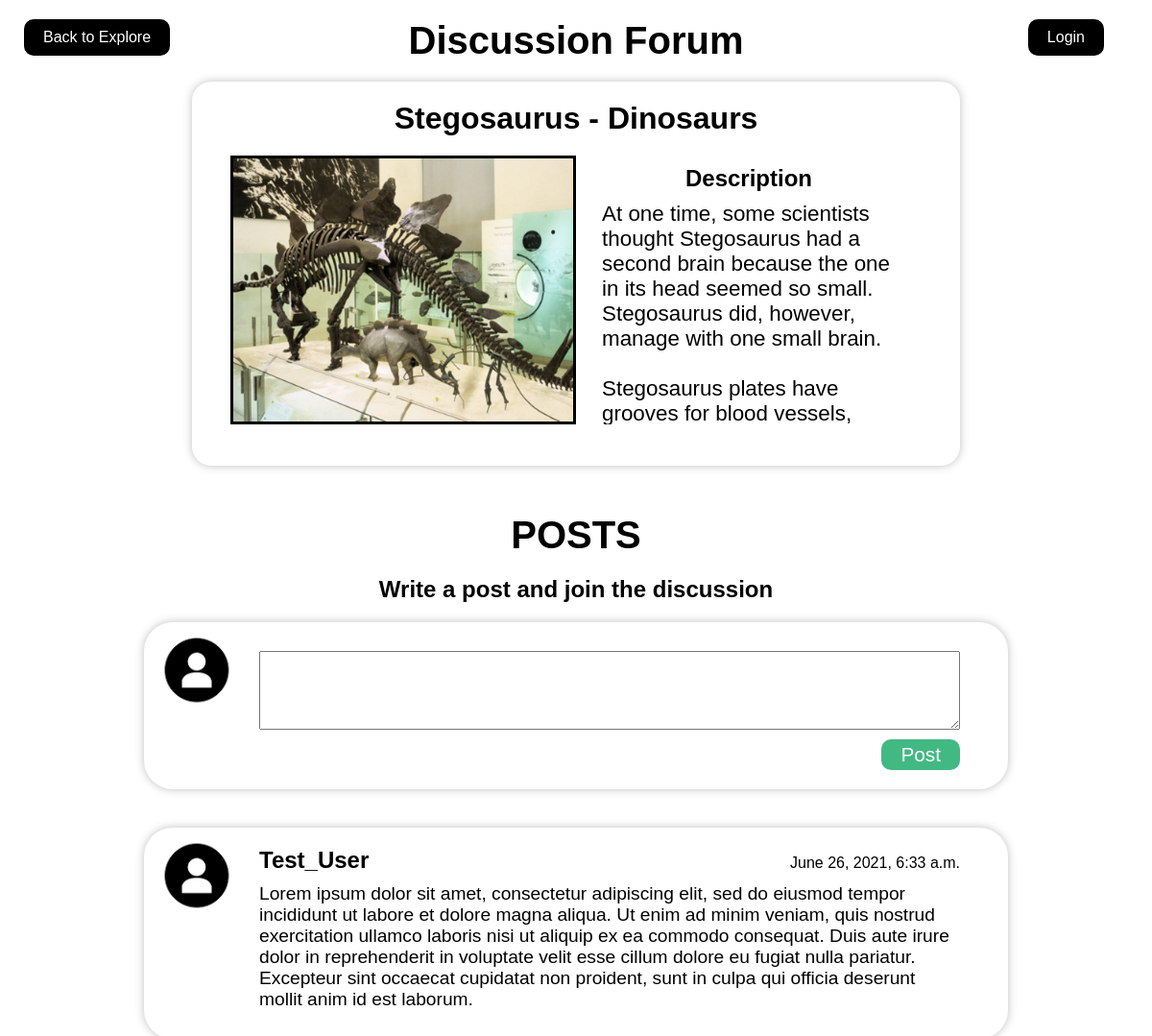
Before: /discussion with the older database file.
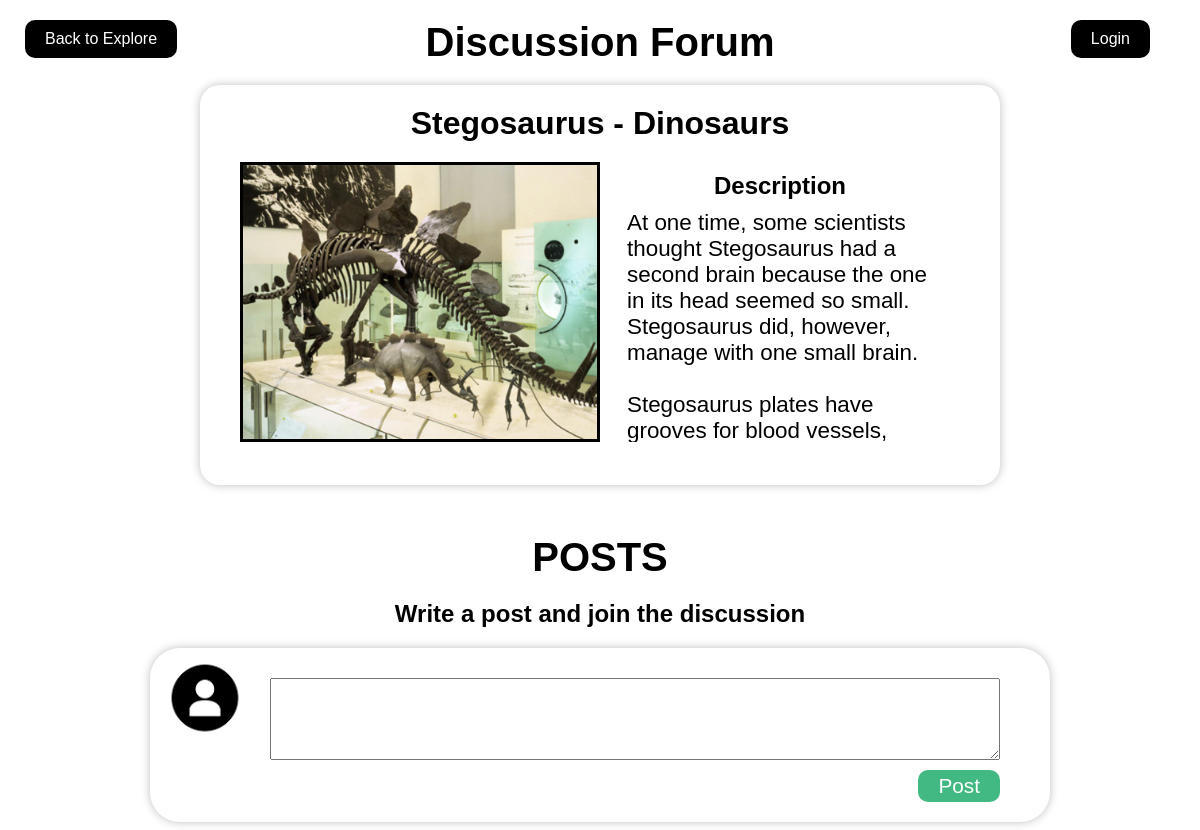
After: the same page with the newer database file.
### backend/models.py (models this page shows, shortened)
class DiscussionPost(models.Model):
    item = models.ForeignKey(Item, on_delete=models.CASCADE)
    user = models.ForeignKey(User, on_delete=models.CASCADE)
    time = models.DateTimeField(auto_now=True)
    post = models.TextField(null=True, blank=True)
    class Meta:
        ordering = ['-time']
    def __str__(self):
        return f'{self.post}. BY {self.user.name}. POSTED ON {self.time.month}/{self.time.day} TO {self.item.name}'

class User(models.Model):
    username = models.CharField(max_length=64, unique=True)
    password = models.CharField(max_length=64)
    name = models.CharField(max_length=64)
    items = models.ManyToManyField(Item, blank=True)

### backend/views.py (the view, shortened to what this page needs)
# urls.py: path('discussion', views.discussion, name="discussion"),
def discussion(request, item_pk=2):
    if request.method == 'GET':
        dps = DiscussionPost.objects.filter(item=Item.objects.get(id=item_pk))
        print(dps)
        item = Item.objects.get(id=item_pk)
        data = {"posts":dps, "item":item, "loggedIn": False}
        if "username" in request.session:
            loggedIn = True
            user = User.objects.get(username=request.session["username"])
            data.update({"loggedIn": loggedIn, "user": user})
        return render(request, "discussion.html", data)

### backend/templates/discussion.html (shortened to what this page needs)
<!DOCTYPE html>
<html>
    <head>
        <link rel="stylesheet" href="../static/style.css">
        <h1 class="title-discussion">Discussion Forum</h1>
    </head>
    <body>
        <a class="back-button" style="" href="../../explore">Back to Explore</a>
        <a class="back-discuss">Login</a>
        <main class="artifact" style="height: 50%; width: 800px;">
            <h1>{{ item.name }} - {{ item.category }}</h1>
            <div style="height: 20px;"></div>
            <div class="artifact__content">
                <div style="background-image: url({{ item.img.url }});" class="img"></div>
                <div class="text">
                    <h3>Description</h3>
                    <p>{{ item.description | linebreaksbr }}</p>
                </div>
            </div>
            <div style="height: 20px;"></div>
        </main>
        <div style="height: 30px;"></div>
        <h1 style="text-align: center; margin: auto;font-size: 2.5rem; padding: 20px 0px;">POSTS</h1>
        <h3 style="font-size: 1.5rem; text-align: center; margin:auto;">Write a post and join the discussion</h3>
        <div style="height: 20px;"></div>
        <form class="discussion" method="POST">
            <img src="../static/images/usericon.png" alt="">
            <div class="discussion__text">
                <textarea id="textarea" name="textarea" rows="4" cols="50"></textarea>
                <button type="submit">Post</button>
            </div>
        </form>
        <div style="height: 40px;"></div>
        {% for item in posts %}
            <section class="discussion">
                <img src="../static/images/usericon.png" alt="">
                <div class="discussion__text">
                    <header>
                        <h3>{{ item.user.name }}</h3>
                        <h4>{{ item.time }}</h4>
                    </header>
                    <p>{{ item.post }}</p>
                </div>
            </section>
        {% endfor %}
    </body>
</html>

Changed rows visible on the page:
removed DiscussionPost: user.name "Test_User", time "June 26, 2021, 6:33 a.m.", post "Lorem ipsum dolor sit amet, consectetur adipiscing elit, sed do eiusmod tempor incididunt ut labore et dolore magna aliqua. Ut enim ad minim veniam, quis nostrud exercitation ullamco laboris nisi ut aliquip ex ea commodo consequat. Duis aute irure dolor in reprehenderit in voluptate velit esse cillum dolore eu fugiat nulla pariatur. Excepteur sint occaecat cupidatat non proident, sunt in culpa qui officia deserunt mollit anim id est laborum."
